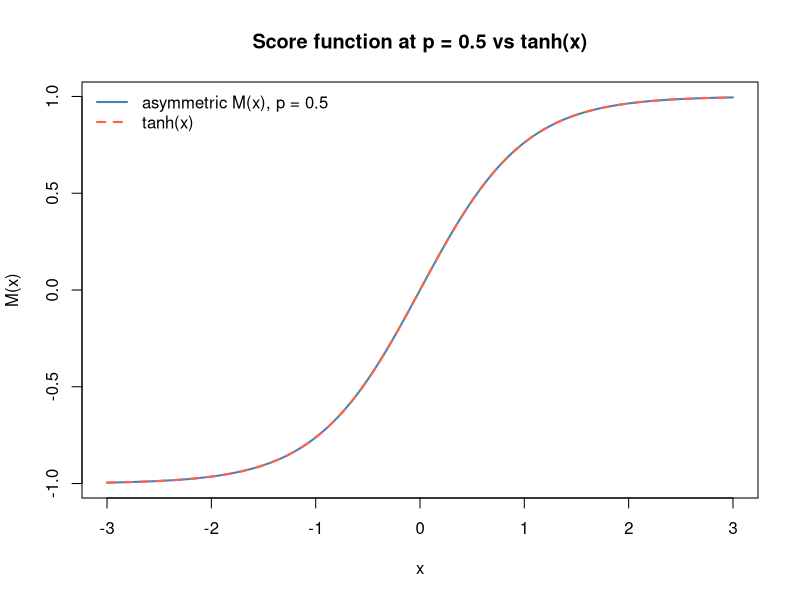
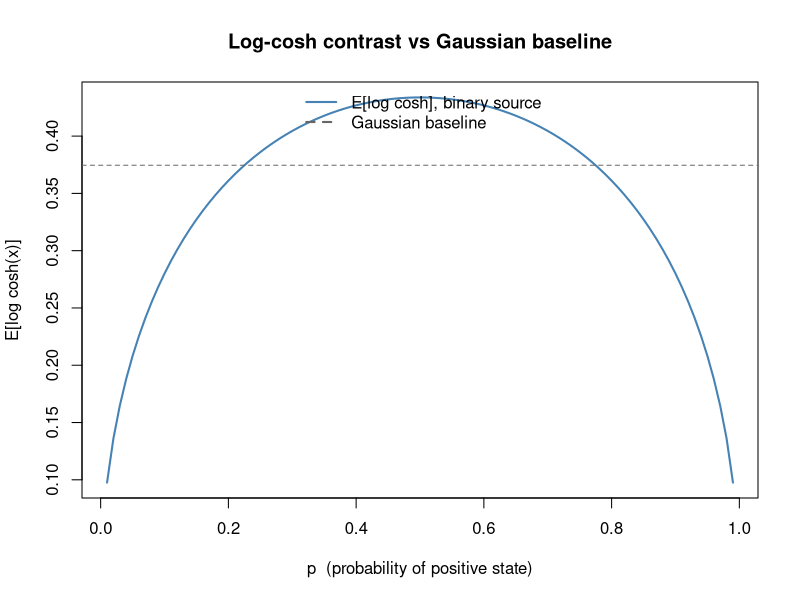
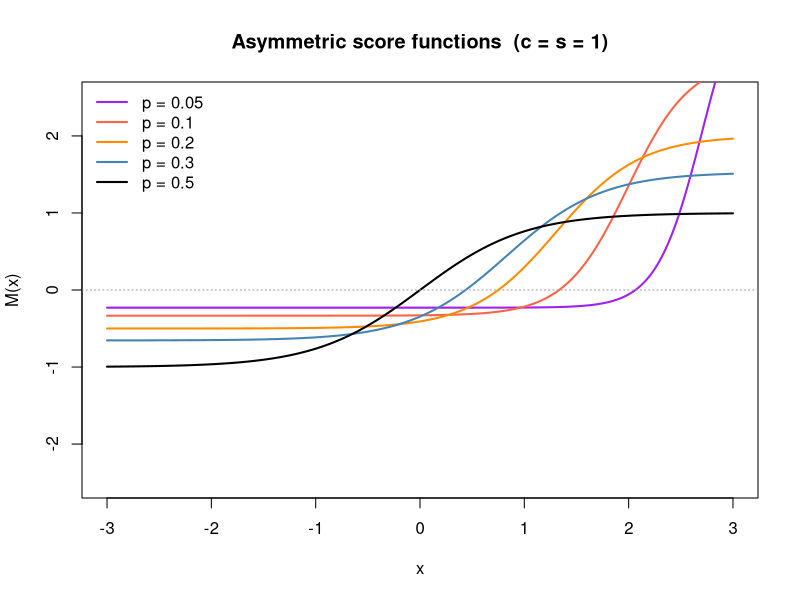
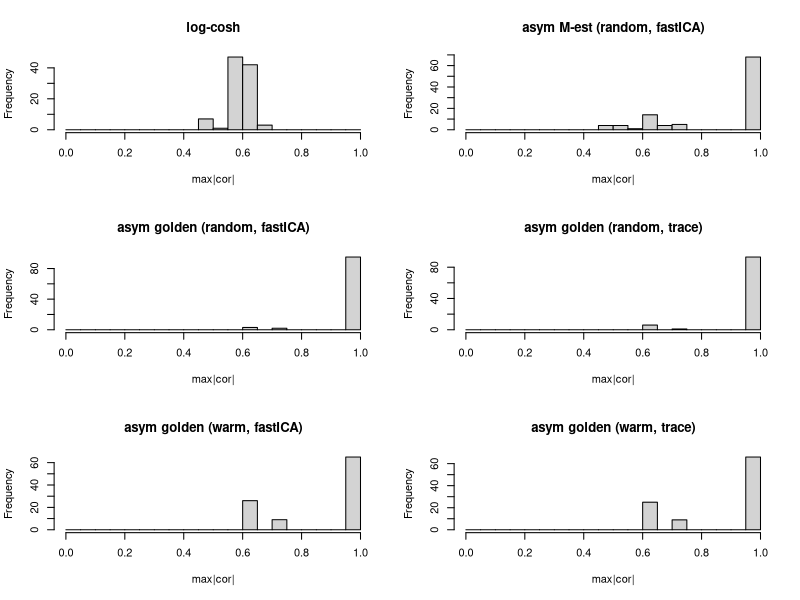
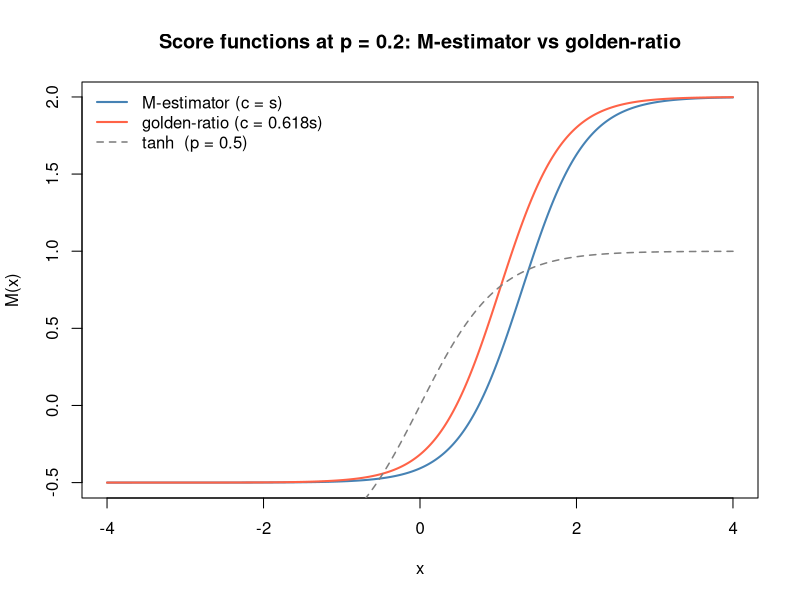
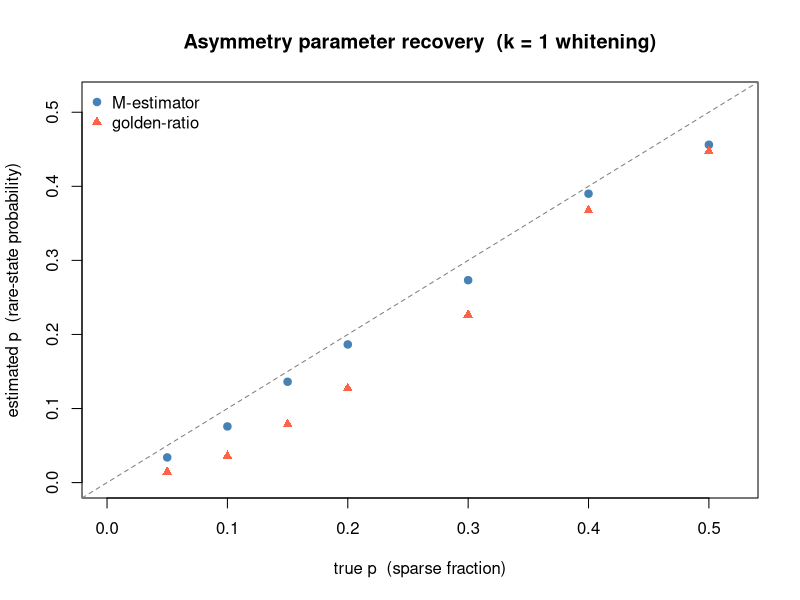

Here is the R script that generated these plots, in order:
## ---- chunk 1
prewhiten = function(X, n.comp) {
  X = X - rowMeans(X)
  sqrt(ncol(X)) * t(svd(X)$v[, 1:n.comp])
}
## ---- chunk 2
asym_score = function(x, p, c, s) {
  y1     = c * sqrt((1-p)/p)
  y0     = -c * sqrt(p/(1-p))
  kappa3 = (1 - 2*p) / sqrt(p*(1-p))
  Delta  = (x/s - c*kappa3/(2*s)) / sqrt(p*(1-p)) + log(p/(1-p))
  pi_x   = plogis(Delta)
  list(
    M  = (y1/(c*s)) * pi_x + (y0/(c*s)) * (1 - pi_x),
    Mp = pi_x * (1 - pi_x) / (s^2 * p * (1-p))
  )
}
## ---- chunk 3
asym_obj_p = function(p, x, c, s) {
  y1  = c * sqrt((1-p)/p)
  y0  = -c * sqrt(p/(1-p))
  a1  = x * y1/(c*s) - y1^2/(2*c*s)
  a0  = x * y0/(c*s) - y0^2/(2*c*s)
  lp  = log(p); l1p = log(1-p)
  m   = pmax(lp + a1, l1p + a0)
  mean(m + log(exp(lp + a1 - m) + exp(l1p + a0 - m)))
}
## ---- chunk 4
fastica_asym_r1 = function(Y, s = 1, anchor = c("M", "golden"),
                            hess = c("fastICA", "trace"),
                            tol = 1e-6, max_iter = 500, eps = 0.01,
                            w_init = NULL) {
  anchor = match.arg(anchor)
  hess   = match.arg(hess)
  c      = if (anchor == "M") s else s * (sqrt(5)-1)/2
  m = nrow(Y); n = ncol(Y)
  S_diag = colSums(Y^2) / n   # S_ii = ||Y[:,i]||^2 / n  (sum = m)
  w = if (is.null(w_init)) rnorm(m) else w_init
  w = w / sqrt(sum(w^2))
  p = 0.5
  for (iter in seq_len(max_iter)) {
    w_old = w; p_old = p
    x  = as.vector(t(Y) %*% w)
    sc = asym_score(x, p, c, s)
    h  = if (hess == "trace") sum(sc$Mp * S_diag) / m else mean(sc$Mp)
    w  = as.vector(Y %*% sc$M) / n - h * w
    w  = w / sqrt(sum(w^2))
    x   = as.vector(t(Y) %*% w)
    opt = optimize(\(pp) asym_obj_p(pp, x, c, s), c(eps, 1-eps), maximum = TRUE)
    p   = opt$maximum
    if (1 - abs(sum(w * w_old)) < tol && abs(p - p_old) < tol) break
  }
  list(w = w, p = p, iter = iter, c = c)
}
## ---- chunk 5
fastica_r1update = function(X, w) {
  w = w / sqrt(sum(w^2))
  P = t(X) %*% w
  G  = tanh(P); G2 = 1 - tanh(P)^2
  w  = X %*% G - mean(G2) * ncol(X) * w
  w / sqrt(sum(w^2))
}

run_seeds_lc = function(Y, S_true, n_seeds = 100, n_iter = 200) {
  maxcor = numeric(n_seeds)
  for (seed in seq_len(n_seeds)) {
    set.seed(seed)
    w = rnorm(nrow(Y))
    for (i in seq_len(n_iter)) w = fastica_r1update(Y, w)
    maxcor[seed] = max(abs(cor(t(S_true), t(Y) %*% w)))
  }
  maxcor
}

run_seeds_asym = function(Y, S_true, anchor, hess = "fastICA", n_seeds = 100) {
  maxcor = numeric(n_seeds); ps = numeric(n_seeds)
  for (seed in seq_len(n_seeds)) {
    set.seed(seed)
    res = fastica_asym_r1(Y, anchor = anchor, hess = hess, w_init = rnorm(nrow(Y)))
    maxcor[seed] = max(abs(cor(t(S_true), t(Y) %*% res$w)))
    ps[seed]     = min(res$p, 1 - res$p)   # probability of the rare state
  }
  list(maxcor = maxcor, p = ps)
}

# Warm-start variant: run log-cosh to convergence, then hand off to asymmetric
run_seeds_asym_warm = function(Y, S_true, anchor, hess = "fastICA", n_seeds = 100,
                                n_iter_lc = 200) {
  maxcor = numeric(n_seeds); ps = numeric(n_seeds)
  for (seed in seq_len(n_seeds)) {
    set.seed(seed)
    w = rnorm(nrow(Y))
    for (i in seq_len(n_iter_lc)) w = fastica_r1update(Y, w)
    res = fastica_asym_r1(Y, anchor = anchor, hess = hess, w_init = w)
    maxcor[seed] = max(abs(cor(t(S_true), t(Y) %*% res$w)))
    ps[seed]     = min(res$p, 1 - res$p)
  }
  list(maxcor = maxcor, p = ps)
}
## ---- chunk 6
x_grid = seq(-3, 3, length.out = 300)
sc05   = asym_score(x_grid, p = 0.5, c = 1, s = 1)

plot(x_grid, sc05$M, type = "l", col = "steelblue", lwd = 2,
     xlab = "x", ylab = "M(x)",
     main = "Score function at p = 0.5 vs tanh(x)")
lines(x_grid, tanh(x_grid), col = "tomato", lty = 2, lwd = 2)
legend("topleft", c("asymmetric M(x), p = 0.5", "tanh(x)"),
       col = c("steelblue", "tomato"), lty = c(1, 2), lwd = 2, bty = "n")
## ---- chunk 7
expected_logcosh = function(p) {
  z1 =  sqrt((1-p)/p); z0 = -sqrt(p/(1-p))
  p * log(cosh(z1)) + (1-p) * log(cosh(z0))
}
lc_stable = function(z) abs(z) + log1p(exp(-2*abs(z))) - log(2)
lc_gauss  = integrate(\(z) lc_stable(z) * dnorm(z), -Inf, Inf)$value

pvec = seq(0.01, 0.99, by = 0.01)
lc   = sapply(pvec, expected_logcosh)

plot(pvec, lc, type = "l", col = "steelblue", lwd = 2,
     xlab = "p  (probability of positive state)",
     ylab = "E[log cosh(x)]",
     main = "Log-cosh contrast vs Gaussian baseline")
abline(h = lc_gauss, lty = 2, col = "grey40")
legend("top", c("E[log cosh], binary source", "Gaussian baseline"),
       col = c("steelblue", "grey40"), lty = c(1, 2), lwd = 2, bty = "n")
## ---- chunk 8
pvec2 = c(0.05, 0.1, 0.2, 0.3, 0.5)
cols  = c("purple", "tomato", "darkorange", "steelblue", "black")
plot(NULL, xlim = c(-3, 3), ylim = c(-2.5, 2.5),
     xlab = "x", ylab = "M(x)",
     main = "Asymmetric score functions  (c = s = 1)")
for (i in seq_along(pvec2))
  lines(x_grid, asym_score(x_grid, pvec2[i], 1, 1)$M, col = cols[i], lwd = 2)
legend("topleft", paste0("p = ", pvec2), col = cols, lwd = 2, bty = "n")
abline(h = 0, lty = 3, col = "grey60")
## ---- chunk 9
set.seed(1)
n = 100; p_dim = 1000; K = 9
L  = matrix(0, nrow = n, ncol = K)
for (i in 1:K) L[sample(n, 20), i] = 1
FF = matrix(rnorm(p_dim * K), nrow = p_dim)
X9 = t(L %*% t(FF) + matrix(rnorm(n * p_dim, 0, 0.1), nrow = n))
Z9 = prewhiten(X9, K)
S9 = t(L)
## ---- chunk 10
mc9_lc      = run_seeds_lc(Z9,       S9, n_seeds = 100)
mc9_M       = run_seeds_asym(Z9,      S9, "M",      hess = "fastICA", n_seeds = 100)
mc9_gr      = run_seeds_asym(Z9,      S9, "golden", hess = "fastICA", n_seeds = 100)
mc9_gr_tr   = run_seeds_asym(Z9,      S9, "golden", hess = "trace",   n_seeds = 100)
mc9_grw     = run_seeds_asym_warm(Z9, S9, "golden", hess = "fastICA", n_seeds = 100)
mc9_grw_tr  = run_seeds_asym_warm(Z9, S9, "golden", hess = "trace",   n_seeds = 100)

cat("9-groups (p_true ~ 0.2, k = 9, n_seeds = 100):\n")
cat(sprintf("  log-cosh                      mean = %.3f   frac > 0.9 = %.2f\n",
    mean(mc9_lc), mean(mc9_lc > 0.9)))
cat(sprintf("  asym M-est (random, fastICA)  mean = %.3f   frac > 0.9 = %.2f   mean_p = %.3f\n",
    mean(mc9_M$maxcor),      mean(mc9_M$maxcor      > 0.9), mean(mc9_M$p)))
cat(sprintf("  asym golden (random, fastICA) mean = %.3f   frac > 0.9 = %.2f   mean_p = %.3f\n",
    mean(mc9_gr$maxcor),     mean(mc9_gr$maxcor     > 0.9), mean(mc9_gr$p)))
cat(sprintf("  asym golden (random, trace)   mean = %.3f   frac > 0.9 = %.2f   mean_p = %.3f\n",
    mean(mc9_gr_tr$maxcor),  mean(mc9_gr_tr$maxcor  > 0.9), mean(mc9_gr_tr$p)))
cat(sprintf("  asym golden (warm, fastICA)   mean = %.3f   frac > 0.9 = %.2f   mean_p = %.3f\n",
    mean(mc9_grw$maxcor),    mean(mc9_grw$maxcor    > 0.9), mean(mc9_grw$p)))
cat(sprintf("  asym golden (warm, trace)     mean = %.3f   frac > 0.9 = %.2f   mean_p = %.3f\n",
    mean(mc9_grw_tr$maxcor), mean(mc9_grw_tr$maxcor > 0.9), mean(mc9_grw_tr$p)))
## ---- chunk 11
par(mfrow = c(3, 2))
hist(mc9_lc,            breaks = seq(0,1,0.05), main = "log-cosh",                      xlab = "max|cor|")
hist(mc9_M$maxcor,      breaks = seq(0,1,0.05), main = "asym M-est (random, fastICA)",   xlab = "max|cor|")
hist(mc9_gr$maxcor,     breaks = seq(0,1,0.05), main = "asym golden (random, fastICA)",  xlab = "max|cor|")
hist(mc9_gr_tr$maxcor,  breaks = seq(0,1,0.05), main = "asym golden (random, trace)",    xlab = "max|cor|")
hist(mc9_grw$maxcor,    breaks = seq(0,1,0.05), main = "asym golden (warm, fastICA)",    xlab = "max|cor|")
hist(mc9_grw_tr$maxcor, breaks = seq(0,1,0.05), main = "asym golden (warm, trace)",      xlab = "max|cor|")
par(mfrow = c(1, 1))
## ---- chunk 12
x_grid2 = seq(-4, 4, length.out = 400)
sc_M  = asym_score(x_grid2, p = 0.2, c = 1,              s = 1)
sc_gr = asym_score(x_grid2, p = 0.2, c = (sqrt(5)-1)/2,  s = 1)

plot(x_grid2, sc_M$M,  type = "l", col = "steelblue", lwd = 2,
     xlab = "x", ylab = "M(x)",
     main = "Score functions at p = 0.2: M-estimator vs golden-ratio")
lines(x_grid2, sc_gr$M, col = "tomato", lwd = 2)
lines(x_grid2, tanh(x_grid2), col = "grey50", lty = 2, lwd = 1.5)
legend("topleft",
       c("M-estimator (c = s)", "golden-ratio (c = 0.618s)", "tanh  (p = 0.5)"),
       col = c("steelblue", "tomato", "grey50"),
       lty = c(1, 1, 2), lwd = c(2, 2, 1.5), bty = "n")
## ---- chunk 13
set.seed(2)
S_sym = matrix(sample(c(-1, 1), K * n, replace = TRUE), nrow = K)
X_sym = t(S_sym) %*% t(FF) + matrix(rnorm(n * p_dim, 0, 0.1), nrow = n)
Z_sym = prewhiten(t(X_sym), K)

mc_s_lc      = run_seeds_lc(Z_sym,       S_sym, n_seeds = 100)
mc_s_gr      = run_seeds_asym(Z_sym,      S_sym, "golden", hess = "fastICA", n_seeds = 100)
mc_s_gr_tr   = run_seeds_asym(Z_sym,      S_sym, "golden", hess = "trace",   n_seeds = 100)
mc_s_grw     = run_seeds_asym_warm(Z_sym, S_sym, "golden", hess = "fastICA", n_seeds = 100)
mc_s_grw_tr  = run_seeds_asym_warm(Z_sym, S_sym, "golden", hess = "trace",   n_seeds = 100)

cat("Symmetric Rademacher (p_true = 0.5, k = 9):\n")
cat(sprintf("  log-cosh                      mean = %.3f   frac > 0.9 = %.2f\n",
    mean(mc_s_lc), mean(mc_s_lc > 0.9)))
cat(sprintf("  asym golden (random, fastICA) mean = %.3f   frac > 0.9 = %.2f   mean_p = %.3f\n",
    mean(mc_s_gr$maxcor),     mean(mc_s_gr$maxcor     > 0.9), mean(mc_s_gr$p)))
cat(sprintf("  asym golden (random, trace)   mean = %.3f   frac > 0.9 = %.2f   mean_p = %.3f\n",
    mean(mc_s_gr_tr$maxcor),  mean(mc_s_gr_tr$maxcor  > 0.9), mean(mc_s_gr_tr$p)))
cat(sprintf("  asym golden (warm, fastICA)   mean = %.3f   frac > 0.9 = %.2f   mean_p = %.3f\n",
    mean(mc_s_grw$maxcor),    mean(mc_s_grw$maxcor    > 0.9), mean(mc_s_grw$p)))
cat(sprintf("  asym golden (warm, trace)     mean = %.3f   frac > 0.9 = %.2f   mean_p = %.3f\n",
    mean(mc_s_grw_tr$maxcor), mean(mc_s_grw_tr$maxcor > 0.9), mean(mc_s_grw_tr$p)))
## ---- chunk 14
set.seed(99)
n_rec = 500; p_dim_rec = 1000
A_rec = matrix(rnorm(p_dim_rec), nrow = p_dim_rec)

p_trues  = c(0.05, 0.10, 0.15, 0.20, 0.30, 0.40, 0.50)
p_hat_M  = numeric(length(p_trues))
p_hat_gr = numeric(length(p_trues))

for (j in seq_along(p_trues)) {
  pt = p_trues[j]
  S  = matrix(as.numeric(runif(n_rec) < pt), nrow = 1)
  S  = (S - pt) / sqrt(pt * (1-pt))
  X  = A_rec %*% S + matrix(rnorm(p_dim_rec * n_rec, 0, 0.1), nrow = p_dim_rec)
  Z  = prewhiten(X, 1)
  set.seed(1)
  r_M  = fastica_asym_r1(Z, anchor = "M",      w_init = rnorm(1))
  r_gr = fastica_asym_r1(Z, anchor = "golden",  w_init = rnorm(1))
  p_hat_M[j]  = min(r_M$p,  1 - r_M$p)
  p_hat_gr[j] = min(r_gr$p, 1 - r_gr$p)
}

plot(p_trues, p_hat_M, pch = 19, col = "steelblue",
     xlim = c(0, 0.52), ylim = c(0, 0.52),
     xlab = "true p  (sparse fraction)",
     ylab = "estimated p  (rare-state probability)",
     main = "Asymmetry parameter recovery  (k = 1 whitening)")
points(p_trues, p_hat_gr, pch = 17, col = "tomato")
abline(0, 1, lty = 2, col = "grey50")
legend("topleft", c("M-estimator", "golden-ratio"),
       col = c("steelblue","tomato"), pch = c(19,17), bty = "n")
